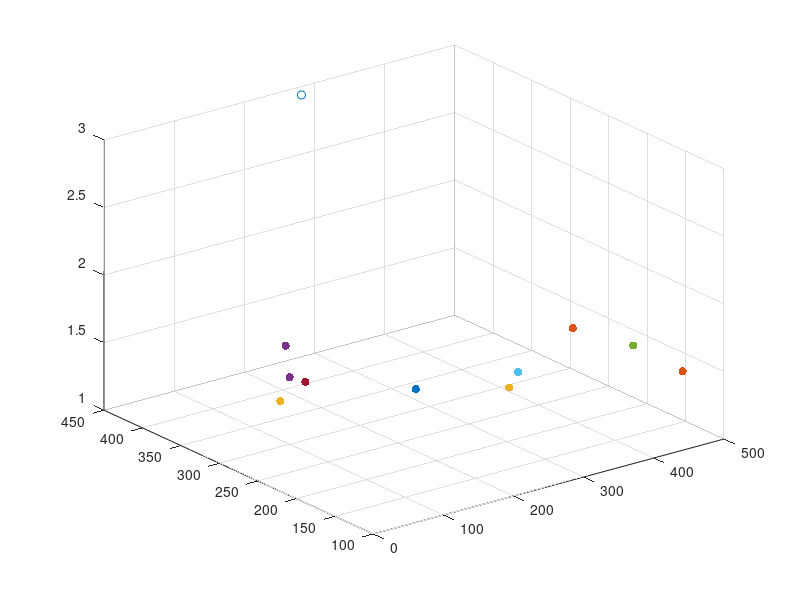

The MATLAB source for this figure:
clear all
close all

% specifying the exact locations of the target and the sensors using x,y and z coordinates 
c = 3e8;
T = [265; 435; 3];
R1 = [449.0000; 250; 1.5];
R2 = [276.0000; 175.0000; 1.5];
R3 = [99.0000; 299.0000; 1.5];
R4 = [469.0000;  190.0000; 1.5];
R5 = [314.0000; 198.0000; 1.5];
R6 = [104.0000; 283.0000; 1.5];
R7 = [189.0000; 217.0000; 1.5];
R8 = [463.0000; 120.0000; 1.5];
R9 = [44.0000; 261.000; 1.5];
R10 = [157.0000; 357.0000; 1.5];

% plotting the positions
scatter3(T(1),T(2),T(3),'rx'); hold on
scatter3(R1(1),R1(2),R1(3),'filled'); hold on
scatter3(R2(1),R2(2),R2(3),'filled'); hold on
scatter3(R3(1),R3(2),R3(3),'filled'); hold on
scatter3(R4(1),R4(2),R4(3),'filled'); hold on
scatter3(R5(1),R5(2),R5(3),'filled'); hold on
scatter3(R6(1),R6(2),R6(3),'filled'); hold on
scatter3(R7(1),R7(2),R7(3),'filled'); hold on
scatter3(R8(1),R8(2),R8(3),'filled'); hold on
scatter3(R9(1),R9(2),R9(3),'filled'); hold on
scatter3(R10(1),R10(2),R10(3),'filled'); hold off
% calculating the distances between all 10 sensors and the target
d1 = sqrt((T(1)-R1(1))^2+ (T(2)-R1(2))^2+ (T(3)-R1(3))^2);
d2 = sqrt((T(1)-R2(1))^2+ (T(2)-R2(2))^2+ (T(3)-R2(3))^2);
d3 = sqrt((T(1)-R3(1))^2+ (T(2)-R3(2))^2+ (T(3)-R3(3))^2);
d4 = sqrt((T(1)-R4(1))^2+ (T(2)-R4(2))^2+ (T(3)-R4(3))^2);
d5 = sqrt((T(1)-R5(1))^2+ (T(2)-R5(2))^2+ (T(3)-R5(3))^2);
d6 = sqrt((T(1)-R6(1))^2+ (T(2)-R6(2))^2+ (T(3)-R6(3))^2);
d7 = sqrt((T(1)-R7(1))^2+ (T(2)-R7(2))^2+ (T(3)-R7(3))^2);
d8 = sqrt((T(1)-R8(1))^2+ (T(2)-R8(2))^2+ (T(3)-R8(3))^2);
d9 = sqrt((T(1)-R9(1))^2+ (T(2)-R9(2))^2+ (T(3)-R9(3))^2);
d10 = sqrt((T(1)-R10(1))^2+ (T(2)-R10(2))^2+ (T(3)-R10(3))^2);

% calculating the time target signal reaches  each sensor (if needed)
t1 = d1/c; t2 = d2/c; t3 = d3/c;  t4 = d4/c; t5 = d5/c; t6 = d6/c; 
t7 = d7/c; t8 = d8/c; t9 = d9/c; t10 = d10/c; 
 
 



